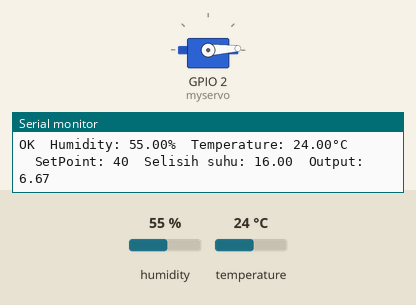
Simulated run of this sketch. Board: ESP8266 (NodeMCU). Parts: servo, the last lines printed to the serial monitor. The inputs (shaded band) are chosen by the test bench; at power-on: temperature 24 °C, humidity 55 %.

Above: at 2.8 s.
2.9 s: temperature set to 41 °C
At 6.9 s:
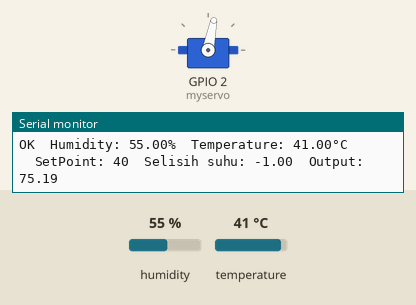
7.1 s: temperature set to 12 °C
10.8 s: temperature set to 41 °C
At 13.3 s:
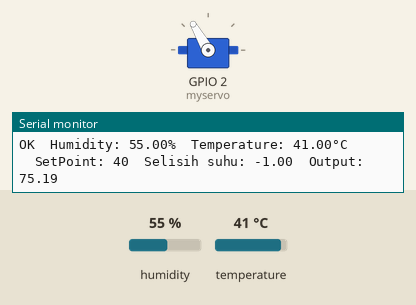
Timing chart, 0 to 22.3 s (numbered marks = the images above; inputs shaded):
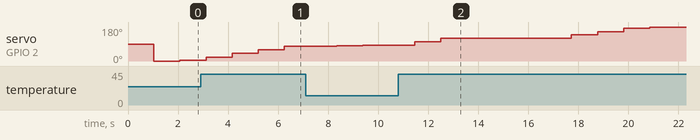

The sketch:

Fuzzy_Example_ESP8266.ino
```cpp
#include <Fuzzy.h>
#include "DHTesp.h"
#include <Servo.h>

#ifdef ESP32
#pragma message(THIS EXAMPLE IS FOR ESP8266 ONLY!)
#error Select ESP8266 board.
#endif

DHTesp dht;
Servo myservo;  // create servo object to control a servo

// Instantiating a Fuzzy object
Fuzzy *fuzzy = new Fuzzy();

int sp = 40;

const int numReadings = 10;

int readings[numReadings];      // the readings from the analog input
int readIndex = 0;              // the index of the current reading
int total = 0;                  // the running total
int average = 0;                // the average

void setup()
{
  myservo.attach(2);  // attaches the servo on pin 9 to the servo object

  dht.setup(5, DHTesp::DHT11); // Connect DHT sensor to GPIO 17

  // Set the Serial output
  Serial.begin(9600);

  for (int thisReading = 0; thisReading < numReadings; thisReading++) {
    readings[thisReading] = 0;
  }

  // Instantiating a FuzzyInput object
  FuzzyInput *selisihSuhu = new FuzzyInput(1);

  // Instantiating a FuzzySet object
  FuzzySet *kecil = new FuzzySet(0, 0, 2, 3);
  // Including the FuzzySet into FuzzyInput
  selisihSuhu->addFuzzySet(kecil);

  // Instantiating a FuzzySet object
  FuzzySet *sedang = new FuzzySet(1, 3, 3, 4);
  // Including the FuzzySet into FuzzyInput
  selisihSuhu->addFuzzySet(sedang);

  // Instantiating a FuzzySet object
  FuzzySet *besar = new FuzzySet(3, 10, 50, 50);

  // Including the FuzzySet into FuzzyInput
  selisihSuhu->addFuzzySet(besar);

  // Including the FuzzyInput into Fuzzy
  fuzzy->addFuzzyInput(selisihSuhu);


  // Instantiating a FuzzyOutput objects
  FuzzyOutput *pwm = new FuzzyOutput(1);

  // Instantiating a FuzzySet object
  FuzzySet *lambat = new FuzzySet(0, 0, 0, 20);
  // Including the FuzzySet into FuzzyOutput
  pwm->addFuzzySet(lambat);

  // Instantiating a FuzzySet object
  FuzzySet *lumayan = new FuzzySet(10, 30, 30, 40);
  // Including the FuzzySet into FuzzyOutput
  pwm->addFuzzySet(lumayan);

  // Instantiating a FuzzySet object
  FuzzySet *cepat = new FuzzySet(30, 80, 100, 100);
  // Including the FuzzySet into FuzzyOutput
  pwm->addFuzzySet(cepat);
  // Including the FuzzyOutput into Fuzzy

  fuzzy->addFuzzyOutput(pwm);


  // Building FuzzyRule "IF distance = small THEN speed = slow"
  // Instantiating a FuzzyRuleAntecedent objects
  FuzzyRuleAntecedent *jikaSelisihKecil = new FuzzyRuleAntecedent();
  // Creating a FuzzyRuleAntecedent with just a single FuzzySet
  jikaSelisihKecil->joinSingle(kecil);

  // Building FuzzyRule "IF distance = safe THEN speed = average"
  // Instantiating a FuzzyRuleAntecedent objects
  FuzzyRuleAntecedent *jikaSelisihSedang = new FuzzyRuleAntecedent();
  // Creating a FuzzyRuleAntecedent with just a single FuzzySet
  jikaSelisihSedang->joinSingle(sedang);

  // Building FuzzyRule "IF distance = big THEN speed = high"
  // Instantiating a FuzzyRuleAntecedent objects
  FuzzyRuleAntecedent *jikaSelisihBesar = new FuzzyRuleAntecedent();
  // Creating a FuzzyRuleAntecedent with just a single FuzzySet
  jikaSelisihBesar->joinSingle(besar);


  // Instantiating a FuzzyRuleConsequent objects
  FuzzyRuleConsequent *makaLambat = new FuzzyRuleConsequent();
  // Including a FuzzySet to this FuzzyRuleConsequent
  makaLambat->addOutput(lambat);

  // Instantiating a FuzzyRuleConsequent objects
  FuzzyRuleConsequent *makaLumayan = new FuzzyRuleConsequent();
  // Including a FuzzySet to this FuzzyRuleConsequent
  makaLumayan->addOutput(lumayan);

  // Instantiating a FuzzyRuleConsequent objects
  FuzzyRuleConsequent *makaCepat = new FuzzyRuleConsequent();
  // Including a FuzzySet to this FuzzyRuleConsequent
  makaCepat->addOutput(cepat);


  // Instantiating a FuzzyRule objects
  FuzzyRule *aturan1 = new FuzzyRule(1, jikaSelisihKecil, makaCepat);
  // Including the FuzzyRule into Fuzzy
  fuzzy->addFuzzyRule(aturan1);

  // Instantiating a FuzzyRule objects
  FuzzyRule *aturan2 = new FuzzyRule(2, jikaSelisihSedang, makaLumayan);
  // Including the FuzzyRule into Fuzzy
  fuzzy->addFuzzyRule(aturan2);

  // Instantiating a FuzzyRule objects
  FuzzyRule *aturan3 = new FuzzyRule(3, jikaSelisihBesar, makaLambat);
  // Including the FuzzyRule into Fuzzy
  fuzzy->addFuzzyRule(aturan3);
}

void loop()
{
  delay(dht.getMinimumSamplingPeriod());

  float h = dht.getHumidity();
  float t = dht.getTemperature();

  if (isnan(h) || isnan(t)) {
    Serial.println(F("Failed to read from DHT sensor!"));
    return;
  }

  Serial.print(dht.getStatusString());
  Serial.print(F("\tHumidity: "));
  Serial.print(h);
  Serial.print(F("%\tTemperature: "));
  Serial.print(t);
  Serial.println(F("°C "));

  Serial.print("\tSetPoint: ");
  Serial.print(sp);
  Serial.print("\tSelisih suhu: ");

  float input = sp - t;

  Serial.print(input);

  fuzzy->setInput(1, input);
  // Running the Fuzzification
  fuzzy->fuzzify();
  // Running the Defuzzification
  float output = fuzzy->defuzzify(1);
  // Printing something

  total = total - readings[readIndex];
  // read from the sensor:
  readings[readIndex] = output;
  // add the reading to the total:
  total = total + readings[readIndex];
  // advance to the next position in the array:
  readIndex = readIndex + 1;

  // if we're at the end of the array...
  if (readIndex >= numReadings) {
    // ...wrap around to the beginning:
    readIndex = 0;
  }

  // calculate the average:
  average = total / numReadings;


  Serial.print("\tOutput: ");
  myservo.write(map(average,0,100,0,255));                  // sets the servo position according to the scaled value
  Serial.println(output);
  Serial.println("\n");
}
```
